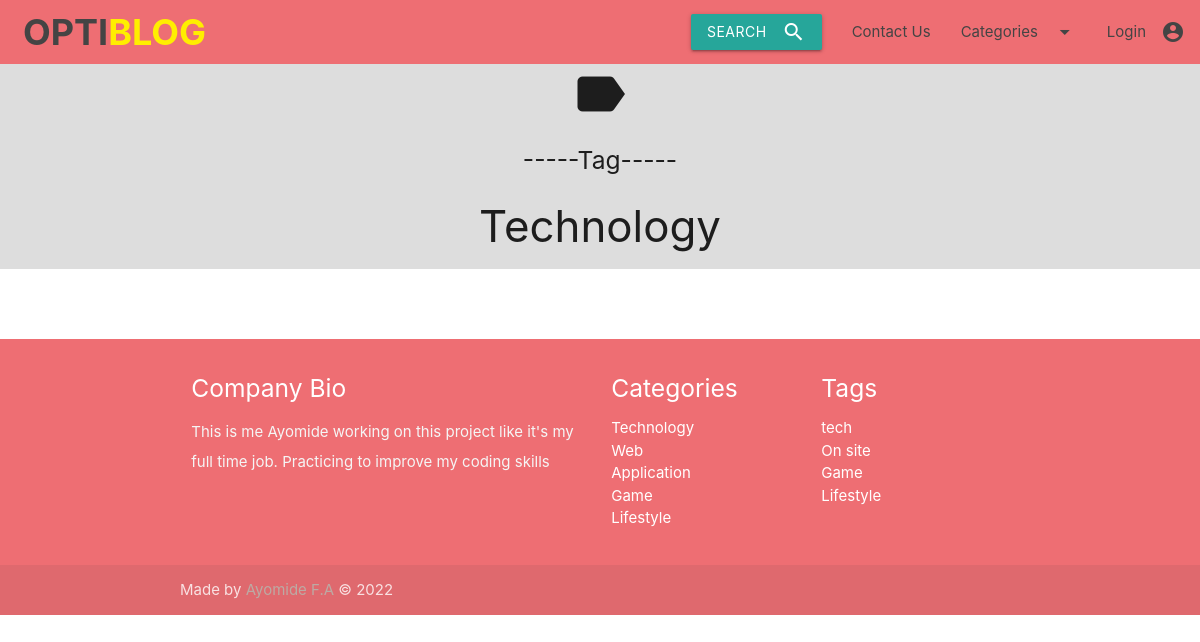
The page /tags/tech on the database its author committed.
### post/models.py (models this page shows, shortened)
class Category(models.Model):
    title = models.CharField(max_length=112, verbose_name='Title')
    slug = models.SlugField(max_length=150, unique=True)
    class Meta:
        verbose_name = "Category"
        verbose_name_plural = "Categories"
    def get_absolute_url(self):
        return reverse('categories', args={self.slug})

class Tag(models.Model):
    title = models.CharField(max_length=50, verbose_name='Tag')
    slug = models.SlugField(max_length=100, unique=True)
    class Meta:
        verbose_name = "Tag"
        verbose_name_plural = "Tags"
    def get_absolute_url(self):
        return reverse('tags', args={self.slug})

### post/views.py (the view)
# urls.py: path('tags/<slug:tag_slug>', tags, name='tags'),
def tags(request, tag_slug):
    articles = Post.objects.filter(
        status='published').order_by('-publication_date')
    tags = Tag.objects.all()
    categories = Category.objects.all()
    if tag_slug:
        tag = get_object_or_404(Tag, slug=tag_slug)
        articles = articles.filter(tags=tag)
    query = request.GET.get("q")
    if query:
        articles = articles.filter(
            Q(title__icontains=query) |
            Q(content__icontains=query)).distinct()
    paginator = Paginator(articles, 6)
    page_number = request.GET.get('page')
    categories_paginator = paginator.get_page(page_number)
    template = loader.get_template('tags.html')
    context = {
        'articles': categories_paginator,
        'categories': categories,
        'tags': tags,
    }
    return HttpResponse(template.render(context, request))

### base/template/tags.html (shortened to what this page needs)
{% extends 'base.html' %}
{% load static %}
{% block banner %}
<div class="row">
  <div class="col s12 m12 center-align " style="background-color: #ddd;">
    <i class="medium material-icons">label</i>
    <h5>-----Tag-----</h5>
    <h3 class="center">Technology</h3>
  </div>
</div>
{% endblock %}

### base/template/base.html (shortened to what this page needs)
{% load static %}
<!DOCTYPE html>
<html lang="en">
<head>
    <link href="{% static 'css/materialize.css' %} " type="text/css" rel="stylesheet" media="screen,projection" />
    <link href="{% static 'css/style.css' %} " type="text/css" rel="stylesheet" media="screen,projection" />
</head>
<body>
    <nav>
        <div class="nav-wrapper">
            <a href="{% url 'index' %}" class="brand-logo m" style="margin-left: 23px; font-size: 2.4rem; font-weight: bolder;">OPTI<span style="color: rgb(255, 238, 0);">BLOG </span></a>
            <ul class="right hide-on-med-and-down">
                <li>
                <a class="waves-effect waves-light btn modal-trigger" href="#modal1">Search <i class="material-icons right">search</i></a>
                </li>
                <li><a href="{% url 'contact' %}">Contact Us</a></li>
                <li><a class="dropdown-trigger" href="#!" data-target="dropdown1">Categories<i
                            class="material-icons right">arrow_drop_down</i></a></li>
                <li>
                {% if  user.is_authenticated %}
                <a href="{% url 'profile' user.username %}">
                    {{ user.username }} <i class="material-icons right">account_circle</i>
                </a>
                    {% else %}
                    <a href="{% url 'login' %}">Login
                     <i class="material-icons right">account_circle</i></a>
                    {% endif %}</li>
            </ul>
        </div>
    </nav>
    {% block banner %}
    {% endblock %}
    <div class="container">
        <div class="section">
        </div>
    </div>
    <footer class="page-footer ">
        <div class="container">
            <div class="row">
                <div class="col l6 s12">
                    <h5 class="white-text">Company Bio</h5>
                    <p class="grey-text text-lighten-4">This is me Ayomide working on this project like
                        it's my full time job. Practicing to improve my coding skills</p>
                </div>
                <div class="col l3 s12">
                    <h5 class="white-text">Categories</h5>
                    <ul>
                        {% for category in categories %}
                        <li><a class="white-text" href="{{ category.get_absolute_url }}">{{ category.title }}</a></li>
                        {% endfor %}
                    </ul>
                </div>
                <div class="col l3 s12">
                    <h5 class="white-text">Tags</h5>
                    <ul>
                        {% for tag in tags %}
                        <li><a class="white-text" href="{{ tag.get_absolute_url }}">{{ tag.title }}</a></li>
                        {% endfor %}
                    </ul>
                </div>
            </div>
        </div>
        <div class="footer-copyright">
            <div class="container">
                Made by <a class="brown-text text-lighten-3" href="http://materializecss.com">Ayomide F.A </a>&copy; 2022
            </div>
        </div>
    </footer>
</body>
</html>

### base/static/css/style.css (style rules this page uses)
nav ul a, nav .brand-logo { color: #444; }
p { line-height: 2rem; }
footer.page-footer { margin: 0; }

### rows shown on the page
Category: title "Technology"
Category: title "Web"
Category: title "Application"
Category: title "Game"
Category: title "Lifestyle"
Tag: title "tech"
Tag: title "On site"
Tag: title "Game"
Tag: title "Lifestyle"
